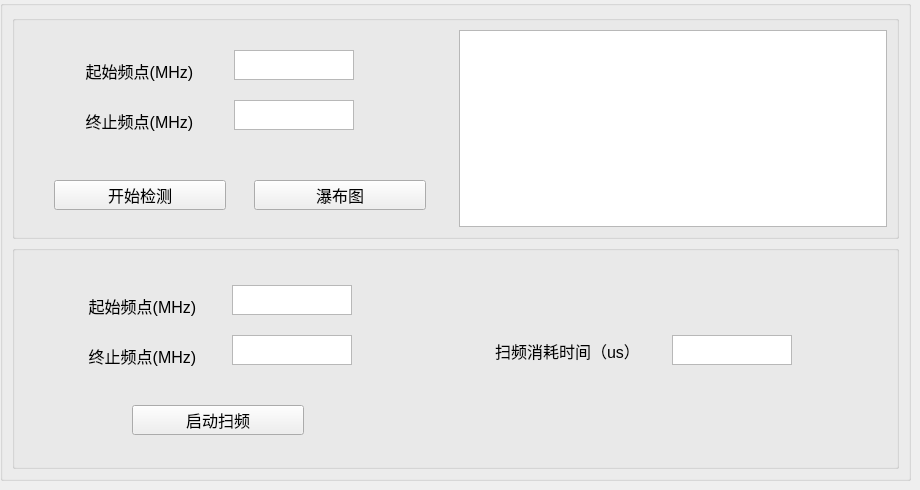
         <widget class="QWidget" name="singleDeviceSweep_Page">
          <widget class="QGroupBox" name="groupBox_5">
           <property name="geometry">
            <rect>
             <x>0</x>
             <y>0</y>
             <width>911</width>
             <height>481</height>
            </rect>
           </property>
           <property name="title">
            <string/>
           </property>
           <layout class="QVBoxLayout" name="verticalLayout">
            <item>
             <widget class="QGroupBox" name="groupBox_3">
              <property name="title">
               <string/>
              </property>
              <layout class="QHBoxLayout" name="horizontalLayout_4">
               <item>
                <widget class="QWidget" name="widget_3" native="true">
                 <widget class="QLabel" name="singleDeviceSweep_StartLbl">
                  <property name="geometry">
                   <rect>
                    <x>40</x>
                    <y>30</y>
                    <width>151</width>
                    <height>22</height>
                   </rect>
                  </property>
                  <property name="font">
                   <font>
                    <pointsize>12</pointsize>
                   </font>
                  </property>
                  <property name="text">
                   <string>起始频点(MHz)</string>
                  </property>
                  <property name="alignment">
                   <set>Qt::AlignCenter</set>
                  </property>
                 </widget>
                 <widget class="QTextEdit" name="singleDeviceSweep_StartText">
                  <property name="geometry">
                   <rect>
                    <x>210</x>
                    <y>20</y>
                    <width>120</width>
                    <height>30</height>
                   </rect>
                  </property>
                  <property name="sizePolicy">
                   <sizepolicy hsizetype="Maximum" vsizetype="Maximum">
                    <horstretch>0</horstretch>
                    <verstretch>0</verstretch>
                   </sizepolicy>
                  </property>
                  <property name="maximumSize">
                   <size>
                    <width>120</width>
                    <height>30</height>
                   </size>
                  </property>
                 </widget>
                 <widget class="QLabel" name="singleDeviceSweep_Stopbl">
                  <property name="geometry">
                   <rect>
                    <x>40</x>
                    <y>80</y>
                    <width>151</width>
                    <height>22</height>
                   </rect>
                  </property>
                  <property name="sizePolicy">
                   <sizepolicy hsizetype="Maximum" vsizetype="Preferred">
                    <horstretch>0</horstretch>
                    <verstretch>0</verstretch>
                   </sizepolicy>
                  </property>
                  <property name="maximumSize">
                   <size>
                    <width>1000</width>
                    <height>16777215</height>
                   </size>
                  </property>
                  <property name="font">
                   <font>
                    <pointsize>12</pointsize>
                   </font>
                  </property>
                  <property name="text">
                   <string>终止频点(MHz)</string>
                  </property>
                  <property name="alignment">
                   <set>Qt::AlignCenter</set>
                  </property>
                 </widget>
                 <widget class="QTextEdit" name="singleDeviceSweep_StopText">
                  <property name="geometry">
                   <rect>
                    <x>210</x>
                    <y>70</y>
                    <width>120</width>
                    <height>30</height>
                   </rect>
                  </property>
                  <property name="sizePolicy">
                   <sizepolicy hsizetype="Maximum" vsizetype="Maximum">
                    <horstretch>0</horstretch>
                    <verstretch>0</verstretch>
                   </sizepolicy>
                  </property>
                  <property name="maximumSize">
                   <size>
                    <width>120</width>
                    <height>30</height>
                   </size>
                  </property>
                 </widget>
                 <widget class="QPushButton" name="singleDeviceSweep_LaunchBtn">
                  <property name="geometry">
                   <rect>
                    <x>230</x>
                    <y>150</y>
                    <width>172</width>
                    <height>30</height>
                   </rect>
                  </property>
                  <property name="font">
                   <font>
                    <pointsize>12</pointsize>
                   </font>
                  </property>
                  <property name="text">
                   <string>瀑布图</string>
                  </property>
                 </widget>
                 <widget class="QPushButton" name="singleDeviceSweep_StartSweep">
                  <property name="geometry">
                   <rect>
                    <x>30</x>
                    <y>150</y>
                    <width>172</width>
                    <height>30</height>
                   </rect>
                  </property>
                  <property name="font">
                   <font>
                    <pointsize>12</pointsize>
                   </font>
                  </property>
                  <property name="text">
                   <string>开始检测</string>
                  </property>
                 </widget>
                </widget>
               </item>
               <item>
                <widget class="QTextBrowser" name="textBrowser_3">
                 <property name="sizePolicy">
                  <sizepolicy hsizetype="Maximum" vsizetype="Maximum">
                   <horstretch>0</horstretch>
                   <verstretch>0</verstretch>
                  </sizepolicy>
                 </property>
                 <property name="maximumSize">
                  <size>
                   <width>1000</width>
                   <height>1000</height>
                  </size>
                 </property>
                </widget>
               </item>
              </layout>
             </widget>
            </item>
            <item>
             <widget class="QGroupBox" name="groupBox_4">
              <property name="title">
               <string/>
              </property>
              <widget class="QWidget" name="widget_40" native="true">
               <property name="geometry">
                <rect>
                 <x>10</x>
                 <y>20</y>
                 <width>429</width>
                 <height>197</height>
                </rect>
               </property>
               <widget class="QLabel" name="singleDeviceSweep_StartLbl_3">
                <property name="geometry">
                 <rect>
                  <x>50</x>
                  <y>30</y>
                  <width>141</width>
                  <height>22</height>
                 </rect>
                </property>
                <property name="font">
                 <font>
                  <pointsize>12</pointsize>
                 </font>
                </property>
                <property name="text">
                 <string>起始频点(MHz)</string>
                </property>
                <property name="alignment">
                 <set>Qt::AlignCenter</set>
                </property>
               </widget>
               <widget class="QTextEdit" name="singleDeviceSweep_StartText_3">
                <property name="geometry">
                 <rect>
                  <x>210</x>
                  <y>20</y>
                  <width>120</width>
                  <height>30</height>
                 </rect>
                </property>
                <property name="sizePolicy">
                 <sizepolicy hsizetype="Maximum" vsizetype="Maximum">
                  <horstretch>0</horstretch>
                  <verstretch>0</verstretch>
                 </sizepolicy>
                </property>
                <property name="maximumSize">
                 <size>
                  <width>120</width>
                  <height>30</height>
                 </size>
                </property>
               </widget>
               <widget class="QLabel" name="singleDeviceSweep_Stopbl_3">
                <property name="geometry">
                 <rect>
                  <x>50</x>
                  <y>80</y>
                  <width>141</width>
                  <height>22</height>
                 </rect>
                </property>
                <property name="sizePolicy">
                 <sizepolicy hsizetype="Maximum" vsizetype="Preferred">
                  <horstretch>0</horstretch>
                  <verstretch>0</verstretch>
                 </sizepolicy>
                </property>
                <property name="maximumSize">
                 <size>
                  <width>1000</width>
                  <height>16777215</height>
                 </size>
                </property>
                <property name="font">
                 <font>
                  <pointsize>12</pointsize>
                 </font>
                </property>
                <property name="text">
                 <string>终止频点(MHz)</string>
                </property>
                <property name="alignment">
                 <set>Qt::AlignCenter</set>
                </property>
               </widget>
               <widget class="QTextEdit" name="singleDeviceSweep_StopText_3">
                <property name="geometry">
                 <rect>
                  <x>210</x>
                  <y>70</y>
                  <width>120</width>
                  <height>30</height>
                 </rect>
                </property>
                <property name="sizePolicy">
                 <sizepolicy hsizetype="Maximum" vsizetype="Maximum">
                  <horstretch>0</horstretch>
                  <verstretch>0</verstretch>
                 </sizepolicy>
                </property>
                <property name="maximumSize">
                 <size>
                  <width>120</width>
                  <height>30</height>
                 </size>
                </property>
               </widget>
               <widget class="QPushButton" name="singleDeviceSweep_TimeTestBtn">
                <property name="geometry">
                 <rect>
                  <x>110</x>
                  <y>140</y>
                  <width>172</width>
                  <height>30</height>
                 </rect>
                </property>
                <property name="font">
                 <font>
                  <pointsize>12</pointsize>
                 </font>
                </property>
                <property name="text">
                 <string>启动扫频</string>
                </property>
               </widget>
              </widget>
              <widget class="QLabel" name="singleDeviceSweep_StartLbl_4">
               <property name="geometry">
                <rect>
                 <x>460</x>
                 <y>90</y>
                 <width>191</width>
                 <height>31</height>
                </rect>
               </property>
               <property name="font">
                <font>
                 <pointsize>12</pointsize>
                </font>
               </property>
               <property name="text">
                <string>扫频消耗时间（us）</string>
               </property>
               <property name="alignment">
                <set>Qt::AlignCenter</set>
               </property>
              </widget>
              <widget class="QTextEdit" name="TimeTest_result">
               <property name="geometry">
                <rect>
                 <x>660</x>
                 <y>90</y>
                 <width>120</width>
                 <height>30</height>
                </rect>
               </property>
               <property name="sizePolicy">
                <sizepolicy hsizetype="Maximum" vsizetype="Maximum">
                 <horstretch>0</horstretch>
                 <verstretch>0</verstretch>
                </sizepolicy>
               </property>
               <property name="maximumSize">
                <size>
                 <width>120</width>
                 <height>30</height>
                </size>
               </property>
              </widget>
             </widget>
            </item>
           </layout>
          </widget>
         </widget>
